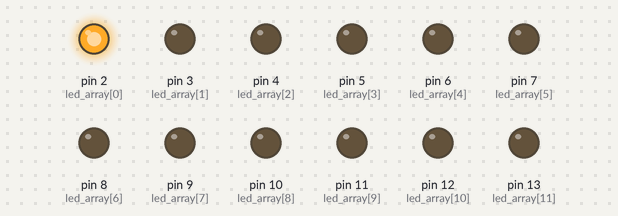
A sketch run on a simulated Arduino Uno, built with avr-gcc and run on an emulated ATmega328P. Shown: output pins drawn as LEDs (lit = HIGH). What the sketch prints to the serial monitor is not drawn.

Above: at 1.21 s.
At 1.71 s:
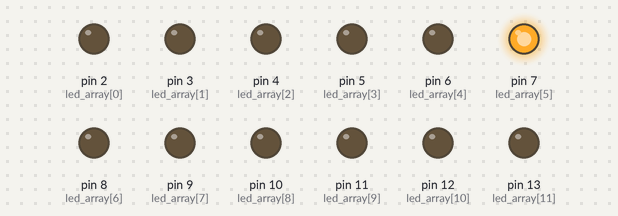
At 2.21 s:
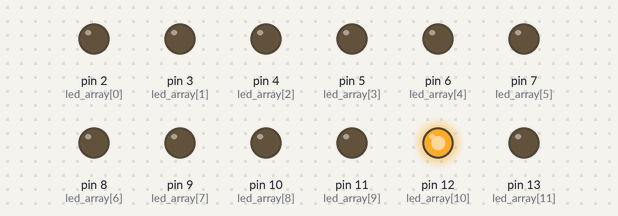
At 2.61 s:
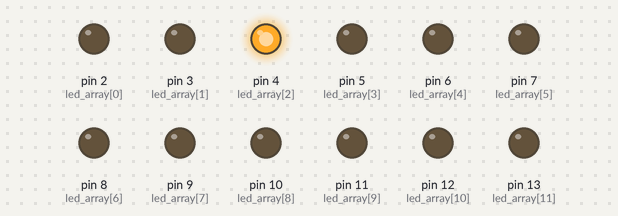
At 3.32 s:
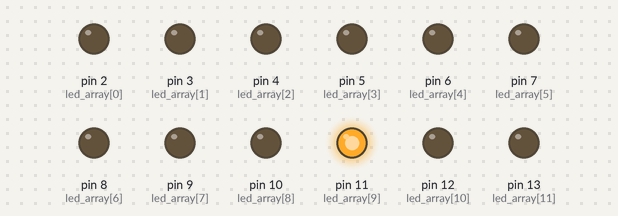
At 4.02 s:
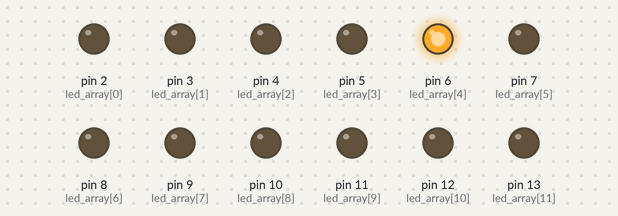
Timing chart, 0 to 4.3 s (numbered marks = the images above):
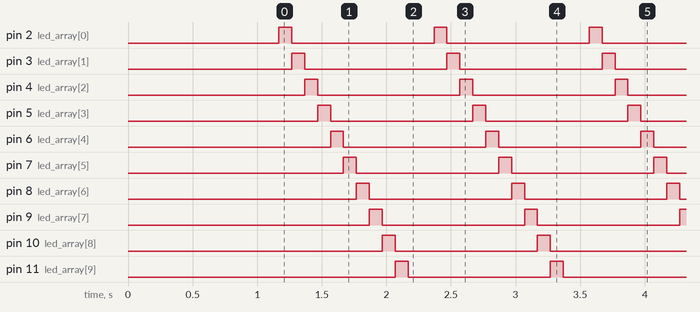

Measured:
- by itself, pin 2 (led_array[0]), pin 3 (led_array[1]), pin 4 (led_array[2]), pin 5 (led_array[3]), pin 6 (led_array[4]), pin 7 (led_array[5]), pin 8 (led_array[6]), pin 9 (led_array[7]), pin 10 (led_array[8]), pin 11 (led_array[9]), pin 12 (led_array[10]), pin 13 (led_array[11]): alternates HIGH for 0.10 s and LOW for 1.1 s
- by itself, everything shown: repeats every 1.2 s, in 12 steps

The sketch:

blink_leds_array_serial.ino
```cpp
/**
   MakerNano

   Turn each led on and off, with a
   frequency based using period.
*/


//    VARIABLES

const int led_array[] = {2, 3, 4, 5, 6, 7, 8, 9, 10, 11, 12, 13};
int led_count = sizeof(led_array) / sizeof(int);
int period = 100;

void setup()
{
  Serial.begin(9600);
  delay(1000);
  Serial.print("Pins: ");

  Serial.println(led_count);

  for (int i = 0 ; i < led_count ; i++) {
    pinMode(led_array[i], OUTPUT);
    Serial.print(i);
    Serial.print(" - D");
    Serial.print(led_array[i]);
    Serial.println(" is ready");
  }

}
int loopCount = 0;
void loop()
{
  loopCount++;
  Serial.print(loopCount);
  Serial.print(" - ");
  for (int i = 0 ; i < led_count ; i++) {

    Serial.print("D");
    Serial.print(led_array[i]);
    digitalWrite(led_array[i], HIGH);

    delay(period);
    digitalWrite(led_array[i], LOW);
    Serial.print(",");
  }
  Serial.println();

}
```
